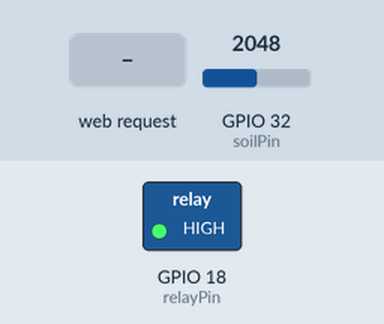
The sketch below on a simulated ESP32. Shown: switched loads named in the sketch (green lamp = pin HIGH). The inputs (shaded band) are chosen by the test bench; at power-on: GPIO 32 (soilPin) = 2048. WiFi joins after 1.5 s; servers stay silent unless stated; what the sketch prints to the serial monitor is not drawn.

Above: at 2.7 s.
2.8 s: HTTP request GET /soil received
At 3.7 s:
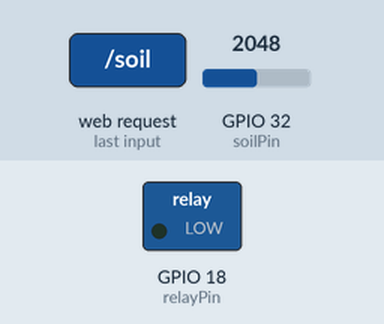
5.8 s: HTTP request GET /setmode?mode=manual received
At 7.2 s:
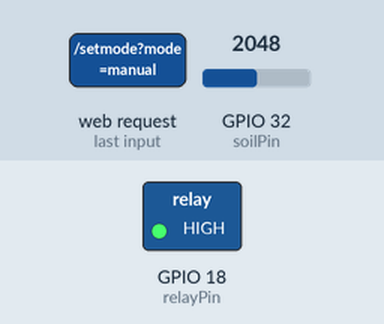
Timing chart, 0 to 8.8 s (numbered marks = the images above; inputs shaded):
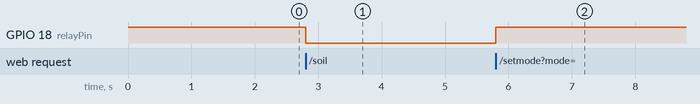

The sketch:

WaterWiseFinal.ino
```cpp
#include <WiFi.h>

const char* ssid = "Makers Asylum";
const char* password = "Makeithappen";
const int soilPin = 32;
const int relayPin = 18;

WiFiServer server(80);

bool pumpState = false;
bool autoMode = true;
float soilMoisturePercent = 0;
int moistureThreshold = 50; // Now in percentage (0–100)

String webpage = R"=====(
<!DOCTYPE html>
<html>
<head>
  <title>Plant Watering Control</title>
  <meta name="viewport" content="width=device-width, initial-scale=1">
  <style>
    body {
      font-family: 'Segoe UI', sans-serif;
      text-align: center;
      margin: 0;
      padding: 0;
      background: #f4f4f4;
    }

    h1 {
      background-color: #4CAF50;
      color: white;
      margin: 0;
      padding: 20px;
    }

    .container {
      padding: 20px;
    }

    .status {
      font-size: 20px;
      margin-bottom: 20px;
    }

    .button {
      background-color: #4CAF50;
      border: none;
      color: white;
      padding: 15px 25px;
      font-size: 18px;
      margin: 10px;
      border-radius: 10px;
      cursor: pointer;
      box-shadow: 0 5px #999;
    }

    .button:active {
      box-shadow: 0 2px #666;
      transform: translateY(2px);
    }

    label {
      font-size: 18px;
    }

    input[type="range"] {
      width: 60%;
    }

    .moisture-value {
      font-weight: bold;
      color: #2E8B57;
    }
  </style>
</head>
<body>
  <h1>Plant Watering Control</h1>
  <div class="container">
    <p>Soil Moisture: <span id="moisture" class="moisture-value">0</span>%</p>

    <label>
      <input type="checkbox" id="modeSwitch" checked>
      Automatic Mode
    </label>
    <br><br>

    <button id="manualBtn" class="button"> Water Plant Manually</button>

    <p>
      Moisture Threshold: <span id="thresholdValue">50</span>%
    </p>
    <input type="range" id="thresholdSlider" min="0" max="100" value="50">

    <div id="alertBox" style="color:red; font-size:18px; margin-top:15px;"></div>
  </div>

  <script>
    setInterval(function() {
      fetch('/soil').then(response => response.text()).then(data => {
        let moisture = parseInt(data);
        document.getElementById('moisture').textContent = moisture;
        let threshold = parseInt(document.getElementById('thresholdValue').textContent);
        let auto = document.getElementById('modeSwitch').checked;

        if (!auto && moisture < threshold) {
          document.getElementById('alertBox').textContent = " Moisture is low! Water the plant.";
        } else {
          document.getElementById('alertBox').textContent = "";
        }
      });
    }, 2000);

    document.getElementById('modeSwitch').addEventListener('change', function() {
      fetch('/setmode?mode=' + (this.checked ? 'auto' : 'manual'));
    });

    document.getElementById('manualBtn').addEventListener('mousedown', function() {
      fetch('/pump?state=on');
    });

    document.getElementById('manualBtn').addEventListener('mouseup', function() {
      fetch('/pump?state=off');
    });

    document.getElementById('thresholdSlider').addEventListener('input', function() {
      let val = this.value;
      document.getElementById('thresholdValue').textContent = val;
      fetch('/setthreshold?value=' + val);
    });
  </script>
</body>
</html>
)=====";

void setup() {
  Serial.begin(115200);
  pinMode(soilPin, INPUT);
  pinMode(relayPin, OUTPUT);
  digitalWrite(relayPin, HIGH);

  Serial.println("Connecting to WiFi...");
  WiFi.begin(ssid, password);
  while (WiFi.status() != WL_CONNECTED) {
    delay(500);
    Serial.print(".");
  }
  Serial.println("\nWiFi connected!");
  Serial.print("IP address: ");
  Serial.println(WiFi.localIP());
  server.begin();
}

void loop() {
  WiFiClient client = server.available();
  if (!client) return;
  while (!client.available()) delay(1);

  String request = client.readStringUntil('\r');
  Serial.println(request);
  client.flush();

  if (request.indexOf("GET / ") >= 0) {
    sendResponse(client, webpage);
  } else if (request.indexOf("GET /soil") >= 0) {
    int raw = analogRead(soilPin);
    soilMoisturePercent = 100.0 - ((raw / 4095.0) * 100.0);
    sendResponse(client, String((int)soilMoisturePercent));
  } else if (request.indexOf("GET /setmode?mode=auto") >= 0) {
    autoMode = true;
    sendResponse(client, "Mode set to automatic");
  } else if (request.indexOf("GET /setmode?mode=manual") >= 0) {
    autoMode = false;
    pumpOff();
    sendResponse(client, "Mode set to manual");
  } else if (request.indexOf("GET /pump?state=on") >= 0) {
    if (!autoMode) pumpOn();
    sendResponse(client, "Pump ON");
  } else if (request.indexOf("GET /pump?state=off") >= 0) {
    if (!autoMode) pumpOff();
    sendResponse(client, "Pump OFF");
  } else if (request.indexOf("GET /setthreshold?value=") >= 0) {
    int idx = request.indexOf("value=") + 6;
    moistureThreshold = request.substring(idx).toInt();
    sendResponse(client, "Threshold set to " + String(moistureThreshold));
  } else {
    sendResponse(client, "Unknown request");
  }

  if (autoMode) {
    int raw = analogRead(soilPin);
    soilMoisturePercent = 100.0 - ((raw / 4095.0) * 100.0);
    if (soilMoisturePercent < moistureThreshold) {
      pumpOn();
      Serial.println("WATERED_ALERT");
    } else {
      pumpOff();
    }
  }
}

void sendResponse(WiFiClient& client, String content) {
  client.println("HTTP/1.1 200 OK");
  client.println("Content-Type: text/html");
  client.println("Connection: close");
  client.println();
  client.println(content);
}

void pumpOn() {
  digitalWrite(relayPin, LOW);
  pumpState = true;
  Serial.println("Pump ON");
}

void pumpOff() {
  digitalWrite(relayPin, HIGH);
  pumpState = false;
  Serial.println("Pump OFF");
}
```

Measured:
- after the input at 2.8 s, GPIO 18 (relayPin): HIGH → LOW at once
- after the input at 5.8 s, GPIO 18 (relayPin): LOW → HIGH at once
